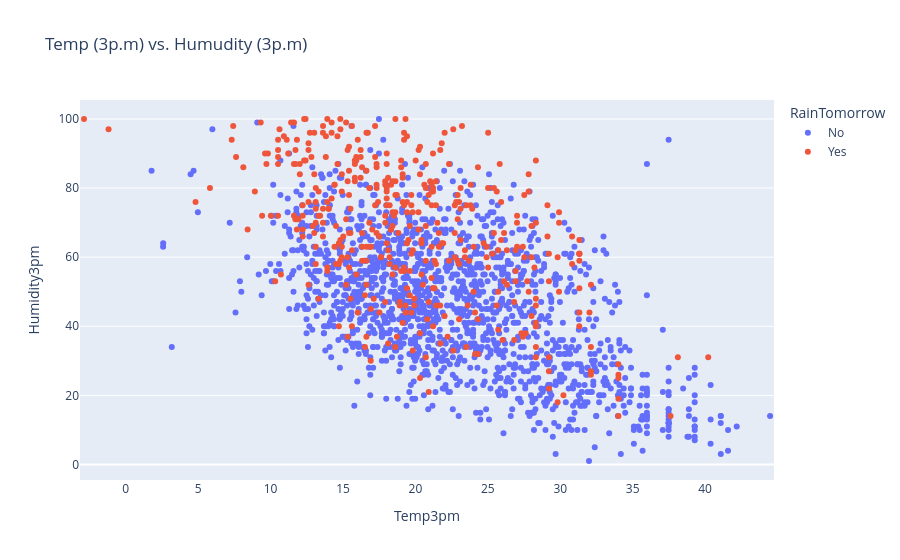

The cell this chart's notebook holds for it:
### Code cell
px.strip(raw_df.sample(2000),
         title="Temp (3p.m) vs. Humudity (3p.m)",
         x="Temp3pm",
         y="Humidity3pm",
         color="RainTomorrow")

### Figure 1 — Plotly figure (JSON) as saved in the notebook; plotly's stock layout.template omitted (floating-point values rounded to 4 significant figures; data arrays with more than 128 entries replaced by an {"elided": "..."} marker saying what was removed)
{"data": [{"alignmentgroup": "True", "boxpoints": "all", "fillcolor": "rgba(255,255,255,0)", "hoveron": "points", "hovertemplate": "RainTomorrow=No<br>Temp3pm=%{x}<br>Humidity3pm=%{y}<extra></extra>", "legendgroup": "No", "line": {"color": "rgba(255,255,255,0)"}, "marker": {"color": "#636efa"}, "name": "No", "offsetgroup": "No", "orientation": "v", "pointpos": 0, "showlegend": true, "type": "box", "x": {"elided": "1575 float values"}, "x0": " ", "xaxis": "x", "y": {"elided": "1575 float values"}, "y0": " ", "yaxis": "y"}, {"alignmentgroup": "True", "boxpoints": "all", "fillcolor": "rgba(255,255,255,0)", "hoveron": "points", "hovertemplate": "RainTomorrow=Yes<br>Temp3pm=%{x}<br>Humidity3pm=%{y}<extra></extra>", "legendgroup": "Yes", "line": {"color": "rgba(255,255,255,0)"}, "marker": {"color": "#EF553B"}, "name": "Yes", "offsetgroup": "Yes", "orientation": "v", "pointpos": 0, "showlegend": true, "type": "box", "x": {"elided": "425 float values"}, "x0": " ", "xaxis": "x", "y": {"elided": "425 float values"}, "y0": " ", "yaxis": "y"}], "layout": {"boxmode": "group", "legend": {"title": {"text": "RainTomorrow"}, "tracegroupgap": 0}, "title": {"text": "Temp (3p.m) vs. Humudity (3p.m)"}, "xaxis": {"anchor": "y", "domain": [0, 1], "title": {"text": "Temp3pm"}}, "yaxis": {"anchor": "x", "domain": [0, 1], "title": {"text": "Humidity3pm"}}}}
